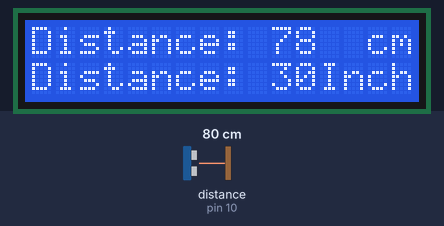
A sketch run on a simulated Arduino Uno, built with avr-gcc and run on an emulated ATmega328P. Shown: 16×2 character LCD. Wiring (inferred from the names in the program): ultrasonic range finder: trigger pin 9; echo pin 10. The inputs (shaded band) are chosen by the test bench; at power-on: distance to the obstacle (sensor on pin 10) 80 cm. The echo pulse lasts 58.3 µs per cm.

Above: at 1.2 s.
1.3 s: distance to the obstacle (sensor on pin 10) set to 2 cm
At 3.9 s:
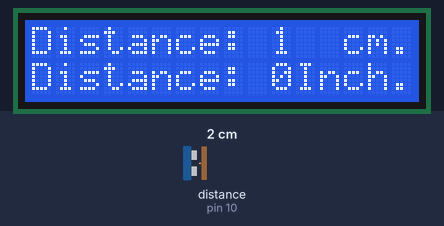
4.2 s: distance to the obstacle (sensor on pin 10) set to 4 cm
At 6.1 s:
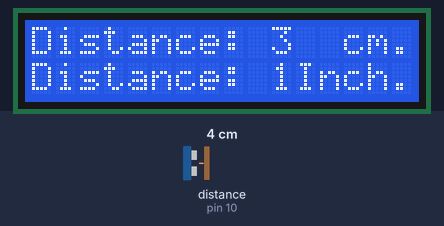
6.4 s: distance to the obstacle (sensor on pin 10) set to 9 cm
At 8.3 s:
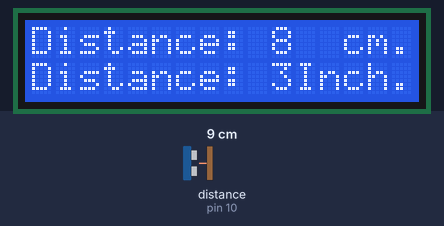
Timing chart, 0 to 9.8 s (numbered marks = the images above; inputs shaded):
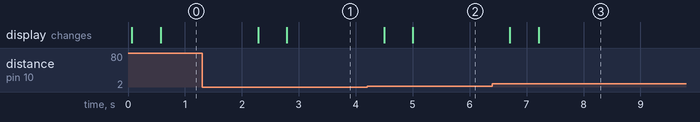

Measured:
- after the input at 1.3 s, the display: first changes after 0.99 s (image 1 shows a later state)
- after the input at 4.2 s, the display: first changes after 0.30 s (image 2 shows a later state)
- after the input at 6.4 s, the display: first changes after 0.31 s (image 3 shows a later state)

The sketch:

HCSR04_Ultrasonic.ino
```cpp
#include <LiquidCrystal.h> //Please replace the single quote characters ('') with the parenthesis character (<>)

LiquidCrystal lcd(1, 2, 4, 5, 6, 7); // Creates an LCD object. Parameters: (rs, enable, d4, d5, d6, d7)

const int trigPin = 9;
const int echoPin = 10;
const int activationPinLed = 11;
long duration;
int distanceCm, distanceInch;

void setup() {

lcd.begin(16,2); // Initializes the interface to the LCD screen, and specifies the dimensions (width and height) of the display
pinMode(trigPin, OUTPUT);
pinMode(echoPin, INPUT);
pinMode(activationPinLed, INPUT);

}

void loop() {
  measurement1();
  lights1();
}

void measurement1() {

digitalWrite(trigPin, LOW);
delayMicroseconds(2);
digitalWrite(trigPin, HIGH);
delayMicroseconds(10);
digitalWrite(trigPin, LOW);

duration = pulseIn(echoPin, HIGH);
distanceCm= duration*0.034/2;
distanceInch = duration*0.0133/2;

lcd.setCursor(0,0); // Sets the location at which subsequent text written to the LCD will be displayed
lcd.print("Distance: "); // Prints string "Distance" on the LCD
lcd.print(distanceCm); // Prints the distance value from the sensor
lcd.print("  cm.");
delay(500);
lcd.setCursor(0,1);
lcd.print("Distance: ");
lcd.print(distanceInch);
lcd.print("Inch.");
delay(500);

}

void lights1() {
//Delay between each flash
int delayPeriod = 50;
//On/off, delay inbetween (PIN1)
digitalWrite(activationPinLed, HIGH);
delay(delayPeriod);
digitalWrite(activationPinLed, LOW);
delay(delayPeriod);

}
```
